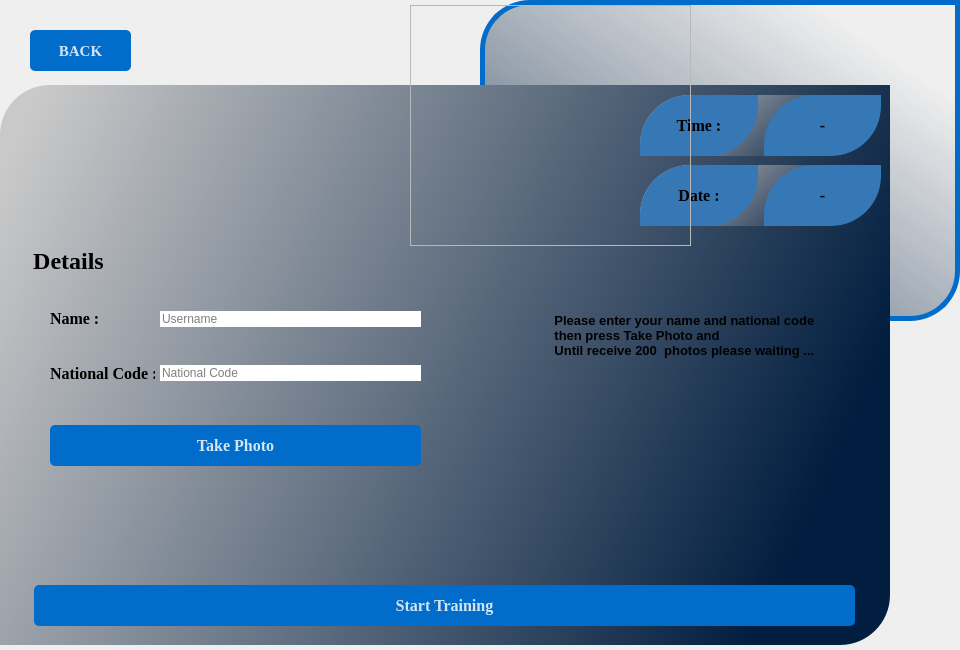
<?xml version="1.0" encoding="UTF-8"?>
<ui version="4.0">
 <class>main</class>
 <widget class="QDialog" name="main">
  <property name="geometry">
   <rect>
    <x>0</x>
    <y>0</y>
    <width>960</width>
    <height>650</height>
   </rect>
  </property>
  <property name="minimumSize">
   <size>
    <width>960</width>
    <height>650</height>
   </size>
  </property>
  <property name="maximumSize">
   <size>
    <width>960</width>
    <height>650</height>
   </size>
  </property>
  <property name="font">
   <font>
    <family>Times New Roman</family>
    <pointsize>12</pointsize>
    <weight>75</weight>
    <bold>true</bold>
   </font>
  </property>
  <property name="windowTitle">
   <string>New Employee</string>
  </property>
  <property name="windowIcon">
   <iconset>
    <normaloff>:/icon/icon.png</normaloff>:/icon/icon.png</iconset>
  </property>
  <property name="styleSheet">
   <string notr="true"/>
  </property>
  <widget class="QWidget" name="horizontalLayoutWidget">
   <property name="geometry">
    <rect>
     <x>10</x>
     <y>519</y>
     <width>1043</width>
     <height>562</height>
    </rect>
   </property>
   <layout class="QHBoxLayout" name="horizontalLayout">
    <item>
     <widget class="QPushButton" name="Clockinbutton">
      <property name="font">
       <font>
        <family>Times New Roman</family>
        <pointsize>12</pointsize>
       </font>
      </property>
      <property name="styleSheet">
       <string notr="true">background-color: rgb(52, 152, 219);
color: rgb(254, 255, 255);</string>
      </property>
      <property name="text">
       <string>Submit</string>
      </property>
      <property name="checkable">
       <bool>true</bool>
      </property>
     </widget>
    </item>
    <item>
     <widget class="QPushButton" name="setimagebutton">
      <property name="font">
       <font>
        <family>Times New Roman</family>
        <pointsize>12</pointsize>
        <weight>75</weight>
        <bold>true</bold>
       </font>
      </property>
      <property name="styleSheet">
       <string notr="true">QPushButton{
background-color: rgb(52, 152, 219);
color: rgb(254, 255, 255);
border-radius: 28 px;
}</string>
      </property>
      <property name="text">
       <string>Set Photo</string>
      </property>
      <property name="checkable">
       <bool>true</bool>
      </property>
     </widget>
    </item>
   </layout>
  </widget>
  <widget class="QFrame" name="maskborderframe">
   <property name="geometry">
    <rect>
     <x>480</x>
     <y>0</y>
     <width>480</width>
     <height>321</height>
    </rect>
   </property>
   <property name="styleSheet">
    <string notr="true">border:5px solid  rgb(2, 108, 203);
background-color: qlineargradient(spread:pad, x1:0.0397727, y1:0.949, x2:0.841, y2:0.159682, stop:0 rgba(1, 29, 63, 176), stop:1 rgba(2, 108, 203, 0));
border-top-left-radius:50px;
border-bottom-right-radius:50px;
</string>
   </property>
   <property name="frameShape">
    <enum>QFrame::StyledPanel</enum>
   </property>
   <property name="frameShadow">
    <enum>QFrame::Raised</enum>
   </property>
  </widget>
  <widget class="QFrame" name="maskfram">
   <property name="geometry">
    <rect>
     <x>410</x>
     <y>5</y>
     <width>281</width>
     <height>241</height>
    </rect>
   </property>
   <property name="styleSheet">
    <string notr="true">background-color:none;
image: url(:/images/img2.png);</string>
   </property>
   <property name="frameShape">
    <enum>QFrame::StyledPanel</enum>
   </property>
   <property name="frameShadow">
    <enum>QFrame::Raised</enum>
   </property>
  </widget>
  <widget class="QFrame" name="mainbgftame">
   <property name="geometry">
    <rect>
     <x>0</x>
     <y>85</y>
     <width>890</width>
     <height>560</height>
    </rect>
   </property>
   <property name="minimumSize">
    <size>
     <width>890</width>
     <height>560</height>
    </size>
   </property>
   <property name="maximumSize">
    <size>
     <width>890</width>
     <height>560</height>
    </size>
   </property>
   <property name="styleSheet">
    <string notr="true">background-color: qlineargradient(spread:pad, x1:0, y1:0.165, x2:1, y2:0.449, stop:0 rgba(201, 201, 201, 255), stop:1 rgba(1, 29, 63, 255));
border-top-left-radius:50px;
border-bottom-right-radius:50px;</string>
   </property>
   <property name="frameShape">
    <enum>QFrame::StyledPanel</enum>
   </property>
   <property name="frameShadow">
    <enum>QFrame::Raised</enum>
   </property>
   <widget class="QFrame" name="logoframe_2">
    <property name="geometry">
     <rect>
      <x>0</x>
      <y>-40</y>
      <width>231</width>
      <height>191</height>
     </rect>
    </property>
    <property name="styleSheet">
     <string notr="true">image: url(:/images/face recog logo.png);
background-color:none;</string>
    </property>
    <property name="frameShape">
     <enum>QFrame::StyledPanel</enum>
    </property>
    <property name="frameShadow">
     <enum>QFrame::Raised</enum>
    </property>
   </widget>
   <widget class="QWidget" name="horizontalLayoutWidget_3">
    <property name="geometry">
     <rect>
      <x>640</x>
      <y>10</y>
      <width>241</width>
      <height>61</height>
     </rect>
    </property>
    <layout class="QHBoxLayout" name="horizontalLayout_9">
     <item>
      <widget class="QLabel" name="label_7">
       <property name="font">
        <font>
         <family>Times New Roman</family>
         <pointsize>12</pointsize>
         <weight>75</weight>
         <bold>true</bold>
        </font>
       </property>
       <property name="styleSheet">
        <string notr="true">background-color: rgb(54, 120, 182);
color: rgb(0, 0, 0);
</string>
       </property>
       <property name="text">
        <string>Time :</string>
       </property>
       <property name="alignment">
        <set>Qt::AlignCenter</set>
       </property>
      </widget>
     </item>
     <item>
      <widget class="QLabel" name="timelabel">
       <property name="font">
        <font>
         <family>Times New Roman</family>
         <pointsize>12</pointsize>
         <weight>75</weight>
         <bold>true</bold>
        </font>
       </property>
       <property name="styleSheet">
        <string notr="true">background-color: rgb(54, 120, 182);
color: rgb(0, 0, 0);
</string>
       </property>
       <property name="text">
        <string>-</string>
       </property>
       <property name="alignment">
        <set>Qt::AlignCenter</set>
       </property>
      </widget>
     </item>
    </layout>
   </widget>
   <widget class="QWidget" name="horizontalLayoutWidget_6">
    <property name="geometry">
     <rect>
      <x>640</x>
      <y>80</y>
      <width>241</width>
      <height>61</height>
     </rect>
    </property>
    <layout class="QHBoxLayout" name="horizontalLayout_10">
     <item>
      <widget class="QLabel" name="label_9">
       <property name="font">
        <font>
         <family>Times New Roman</family>
         <pointsize>12</pointsize>
         <weight>75</weight>
         <bold>true</bold>
        </font>
       </property>
       <property name="styleSheet">
        <string notr="true">background-color: rgb(54, 120, 182);
color: rgb(0, 0, 0);
</string>
       </property>
       <property name="text">
        <string>Date :</string>
       </property>
       <property name="alignment">
        <set>Qt::AlignCenter</set>
       </property>
      </widget>
     </item>
     <item>
      <widget class="QLabel" name="datelabel">
       <property name="font">
        <font>
         <family>Times New Roman</family>
         <pointsize>12</pointsize>
         <weight>75</weight>
         <bold>true</bold>
        </font>
       </property>
       <property name="styleSheet">
        <string notr="true">background-color: rgb(54, 120, 182);
color: rgb(0, 0, 0);


</string>
       </property>
       <property name="text">
        <string>-</string>
       </property>
       <property name="alignment">
        <set>Qt::AlignCenter</set>
       </property>
      </widget>
     </item>
    </layout>
   </widget>
   <widget class="QPushButton" name="Submitbutton">
    <property name="geometry">
     <rect>
      <x>34</x>
      <y>500</y>
      <width>821</width>
      <height>41</height>
     </rect>
    </property>
    <property name="font">
     <font>
      <family>Times New Roman</family>
      <pointsize>12</pointsize>
      <weight>75</weight>
      <italic>false</italic>
      <bold>true</bold>
     </font>
    </property>
    <property name="styleSheet">
     <string notr="true">QPushButton#Submitbutton{
border:5px ;
	background-color: rgb(2, 108, 203);
color: rgb(255, 255, 255,210);
border-radius:5px;
}
QPushButton#Submitbutton:hover{
background-color: qlineargradient(spread:pad, x1:0, y1:0.505682, x2:1, y2:0.477, stop:0 rgb(52, 73, 98), stop:1 rgba(85, 81, 84, 226));
}
QPushButton#Submitbutton:pressed{
padding-left:5px;
padding-top:5px;
background-color:rgb(150,123,111,255);}</string>
    </property>
    <property name="text">
     <string>Start Training</string>
    </property>
    <property name="checkable">
     <bool>true</bool>
    </property>
   </widget>
   <widget class="QGroupBox" name="groupBox">
    <property name="geometry">
     <rect>
      <x>30</x>
      <y>160</y>
      <width>841</width>
      <height>331</height>
     </rect>
    </property>
    <property name="font">
     <font>
      <family>Times New Roman</family>
      <pointsize>18</pointsize>
      <weight>75</weight>
      <bold>true</bold>
     </font>
    </property>
    <property name="styleSheet">
     <string notr="true">background-color:none;
color: rgb(0, 0, 0);
</string>
    </property>
    <property name="title">
     <string>Details</string>
    </property>
    <property name="alignment">
     <set>Qt::AlignLeading|Qt::AlignLeft|Qt::AlignVCenter</set>
    </property>
    <widget class="QPushButton" name="setphotobutton">
     <property name="enabled">
      <bool>true</bool>
     </property>
     <property name="geometry">
      <rect>
       <x>20</x>
       <y>180</y>
       <width>371</width>
       <height>41</height>
      </rect>
     </property>
     <property name="font">
      <font>
       <family>Times New Roman</family>
       <pointsize>12</pointsize>
       <weight>75</weight>
       <bold>true</bold>
      </font>
     </property>
     <property name="styleSheet">
      <string notr="true">QPushButton#setphotobutton{
border:5px ;
	background-color: rgb(2, 108, 203);
color: rgb(255, 255, 255,210);
border-radius:5px;
}
QPushButton#setphotobutton:hover{
background-color: qlineargradient(spread:pad, x1:0, y1:0.505682, x2:1, y2:0.477, stop:0 rgb(52, 73, 98), stop:1 rgba(85, 81, 84, 226));
}
QPushButton#setphotobutton:pressed{
padding-left:5px;
padding-top:5px;
background-color:rgb(150,123,111,255);}</string>
     </property>
     <property name="text">
      <string>Take Photo</string>
     </property>
     <property name="checkable">
      <bool>true</bool>
     </property>
    </widget>
    <widget class="QLabel" name="label">
     <property name="geometry">
      <rect>
       <x>510</x>
       <y>40</y>
       <width>341</width>
       <height>101</height>
      </rect>
     </property>
     <property name="font">
      <font>
       <family>Microsoft Sans Serif</family>
       <pointsize>10</pointsize>
       <weight>75</weight>
       <bold>true</bold>
      </font>
     </property>
     <property name="styleSheet">
      <string notr="true">border-radius:none;
background-color: transparent;</string>
     </property>
     <property name="text">
      <string>    Please enter your name and national code
    then press Take Photo and 
    Until receive 200  photos please waiting ...</string>
     </property>
     <property name="textFormat">
      <enum>Qt::PlainText</enum>
     </property>
     <property name="alignment">
      <set>Qt::AlignLeading|Qt::AlignLeft|Qt::AlignVCenter</set>
     </property>
    </widget>
    <widget class="QLabel" name="label_3">
     <property name="geometry">
      <rect>
       <x>20</x>
       <y>40</y>
       <width>49</width>
       <height>67</height>
      </rect>
     </property>
     <property name="font">
      <font>
       <family>Times New Roman</family>
       <pointsize>12</pointsize>
       <weight>75</weight>
       <bold>true</bold>
      </font>
     </property>
     <property name="text">
      <string>Name :</string>
     </property>
    </widget>
    <widget class="QWidget" name="layoutWidget">
     <property name="geometry">
      <rect>
       <x>130</x>
       <y>40</y>
       <width>261</width>
       <height>69</height>
      </rect>
     </property>
     <layout class="QHBoxLayout" name="horizontalLayout_4">
      <item>
       <widget class="QLineEdit" name="nameEdit">
        <property name="placeholderText">
         <string>Username</string>
        </property>
       </widget>
      </item>
     </layout>
    </widget>
    <widget class="QLabel" name="label_4">
     <property name="geometry">
      <rect>
       <x>20</x>
       <y>98</y>
       <width>105</width>
       <height>61</height>
      </rect>
     </property>
     <property name="font">
      <font>
       <family>Times New Roman</family>
       <pointsize>12</pointsize>
       <weight>75</weight>
       <bold>true</bold>
      </font>
     </property>
     <property name="text">
      <string>National Code :</string>
     </property>
    </widget>
    <widget class="QWidget" name="layoutWidget">
     <property name="geometry">
      <rect>
       <x>130</x>
       <y>98</y>
       <width>261</width>
       <height>61</height>
      </rect>
     </property>
     <layout class="QHBoxLayout" name="horizontalLayout_5">
      <item>
       <widget class="QLineEdit" name="nameEdit_2">
        <property name="placeholderText">
         <string>National Code</string>
        </property>
       </widget>
      </item>
     </layout>
    </widget>
    <widget class="QFrame" name="frame">
     <property name="geometry">
      <rect>
       <x>480</x>
       <y>180</y>
       <width>201</width>
       <height>141</height>
      </rect>
     </property>
     <property name="styleSheet">
      <string notr="true">background-image: url(:/images/ai2.png);</string>
     </property>
     <property name="frameShape">
      <enum>QFrame::StyledPanel</enum>
     </property>
     <property name="frameShadow">
      <enum>QFrame::Raised</enum>
     </property>
    </widget>
    <widget class="QFrame" name="frame_2">
     <property name="geometry">
      <rect>
       <x>500</x>
       <y>-10</y>
       <width>361</width>
       <height>261</height>
      </rect>
     </property>
     <property name="styleSheet">
      <string notr="true">background-image: url(:/images/abr.png);</string>
     </property>
     <property name="frameShape">
      <enum>QFrame::StyledPanel</enum>
     </property>
     <property name="frameShadow">
      <enum>QFrame::Raised</enum>
     </property>
    </widget>
    <zorder>frame_2</zorder>
    <zorder>setphotobutton</zorder>
    <zorder>label</zorder>
    <zorder>label_3</zorder>
    <zorder>layoutWidget</zorder>
    <zorder>label_4</zorder>
    <zorder>layoutWidget</zorder>
    <zorder>frame</zorder>
   </widget>
  </widget>
  <widget class="QPushButton" name="backbutton">
   <property name="geometry">
    <rect>
     <x>30</x>
     <y>30</y>
     <width>101</width>
     <height>41</height>
    </rect>
   </property>
   <property name="sizePolicy">
    <sizepolicy hsizetype="Minimum" vsizetype="Minimum">
     <horstretch>0</horstretch>
     <verstretch>0</verstretch>
    </sizepolicy>
   </property>
   <property name="font">
    <font>
     <pointsize>11</pointsize>
    </font>
   </property>
   <property name="styleSheet">
    <string notr="true">QPushButton#backbutton{
border:5px ;
	background-color: rgb(2, 108, 203);
color: rgb(255, 255, 255,210);
border-radius:5px;
}
QPushButton#backbutton:hover{
background-color: qlineargradient(spread:pad, x1:0, y1:0.505682, x2:1, y2:0.477, stop:0 rgb(52, 73, 98), stop:1 rgba(85, 81, 84, 226));
}
QPushButton#backbutton:pressed{
padding-left:5px;
padding-top:5px;
background-color:rgb(150,123,111,255);}</string>
   </property>
   <property name="text">
    <string>BACK</string>
   </property>
   <property name="icon">
    <iconset>
     <selectedon>back.png</selectedon>
    </iconset>
   </property>
  </widget>
  <zorder>maskborderframe</zorder>
  <zorder>horizontalLayoutWidget</zorder>
  <zorder>mainbgftame</zorder>
  <zorder>backbutton</zorder>
  <zorder>maskfram</zorder>
 </widget>
 <resources>
  <include location="recogapp.qrc"/>
 </resources>
 <connections/>
</ui>
